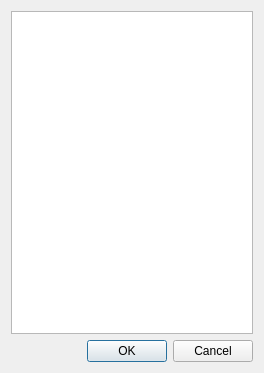
<?xml version="1.0" encoding="UTF-8"?>
<ui version="4.0">
 <class>Dialog</class>
 <widget class="QDialog" name="Dialog">
  <property name="geometry">
   <rect>
    <x>0</x>
    <y>0</y>
    <width>264</width>
    <height>373</height>
   </rect>
  </property>
  <property name="windowTitle">
   <string>Dialog</string>
  </property>
  <layout class="QVBoxLayout" name="verticalLayout">
   <item>
    <widget class="QListWidget" name="listWidget">
     <property name="font">
      <font>
       <pointsize>12</pointsize>
      </font>
     </property>
     <property name="selectionMode">
      <enum>QAbstractItemView::ExtendedSelection</enum>
     </property>
    </widget>
   </item>
   <item>
    <widget class="QDialogButtonBox" name="buttonBox">
     <property name="orientation">
      <enum>Qt::Horizontal</enum>
     </property>
     <property name="standardButtons">
      <set>QDialogButtonBox::Cancel|QDialogButtonBox::Ok</set>
     </property>
    </widget>
   </item>
  </layout>
 </widget>
 <resources/>
 <connections>
  <connection>
   <sender>buttonBox</sender>
   <signal>accepted()</signal>
   <receiver>Dialog</receiver>
   <slot>accept()</slot>
   <hints>
    <hint type="sourcelabel">
     <x>248</x>
     <y>254</y>
    </hint>
    <hint type="destinationlabel">
     <x>157</x>
     <y>274</y>
    </hint>
   </hints>
  </connection>
  <connection>
   <sender>buttonBox</sender>
   <signal>rejected()</signal>
   <receiver>Dialog</receiver>
   <slot>reject()</slot>
   <hints>
    <hint type="sourcelabel">
     <x>316</x>
     <y>260</y>
    </hint>
    <hint type="destinationlabel">
     <x>286</x>
     <y>274</y>
    </hint>
   </hints>
  </connection>
 </connections>
</ui>
